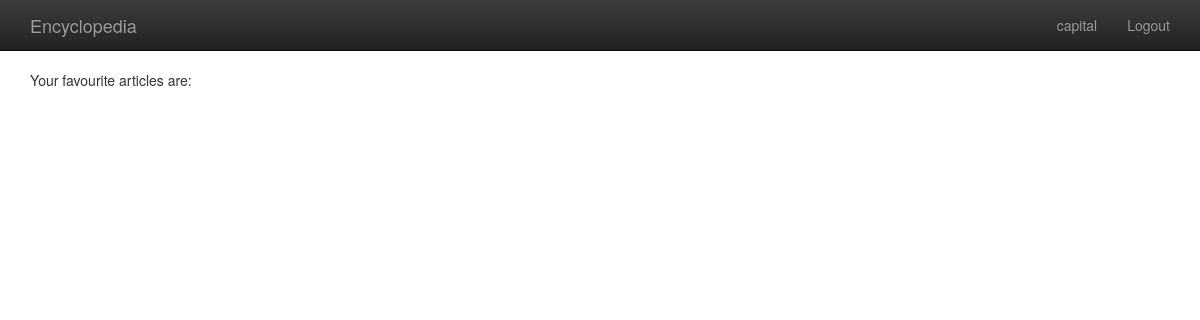
Before: /users/home (signed in) with the older database file.
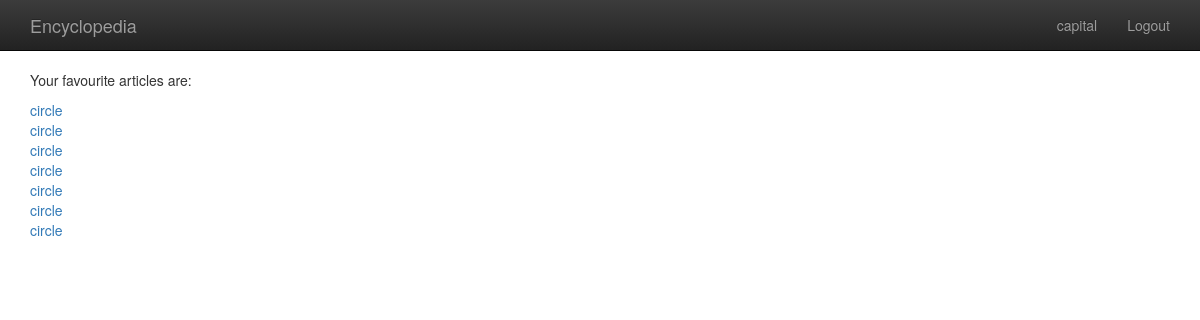
After: the same page with the newer database file.
### encapp/models.py (models this page shows)
class Favorites(models.Model):
    user = models.ForeignKey(User)
    title = models.CharField(max_length=100)
    def __str__(self):
        return self.title

### users/views.py (the view)
# urls.py: url(r'home$', home, name='user_home'),
@login_required
def home(request):
    favorites = Favorites.objects.all().filter(user=request.user)
    return render(request, template_name="users/home.html",
                  context={"favorites": favorites})

### templates/users/home.html (shortened to what this page needs)
{% extends "base.html" %}
{% block content %}
            {% if user.is_authenticated %}
            <p>Your favourite articles are:</p>
                {% if favorites %}
                    {% for i in favorites %}
                        <form action="{% url 'search' %}" method="get" class="suggest">
                            <a class="nav-link" href="{% url 'search' %}"> {{ i }} </a>
                        </form>
                    {% endfor %}
                {% endif %}
            {% else %}
                <li class="nav-item">
                    <a class="nav-link" href="{% url 'user_login' %}">Login</a>
                </li>
            {% endif %}
{% endblock %}

### templates/base.html (shortened to what this page needs)
{% load staticfiles %}
<!doctype html>
<html class="no-js" lang="">
    <head>
        {% block styling %}
        <link rel="stylesheet" href="{% static 'css/bootstrap.min.css' %}">
        <link rel="stylesheet" href="{% static 'css/bootstrap-theme.min.css' %}">
        <link rel="stylesheet" href="{% static 'css/main.css' %}">
        {% endblock styling %}
    </head>
    <body>
    <nav class="navbar navbar-inverse navbar-fixed-top" role="navigation">
      <div class="container">
        <div class="navbar-header">
          <a class="navbar-brand" href="/">Encyclopedia</a>
        </div>
        <ul class="nav navbar-nav navbar-right">
            {% if user.is_authenticated %}
                <li class="nav-item">
                    <a class="nav-link" href="{% url 'user_home' %}"> {{ user.username }} </a>
                </li>
                <li class="nav-item">
                    <a class="nav-link" href="{% url 'user_logout' %}">Logout</a>
                </li>
            {% else %}
                <li class="nav-item">
                    <a class="nav-link" href="{% url 'user_login' %}">Login</a>
                </li>
            {% endif %}
        </ul>
      </div>
    </nav>
    <div class="container">
        {% block content %}
        {% endblock %}
    </div>
    </body>
</html>

### templates/base.html (style rules this page uses)
body { padding-top: 70px; padding-bottom: 20px; }

Changed rows visible on the page:
added Favorites: title "circle"
added Favorites: title "circle"
added Favorites: title "circle"
added Favorites: title "circle"
added Favorites: title "circle"
added Favorites: title "circle"
added Favorites: title "circle"
